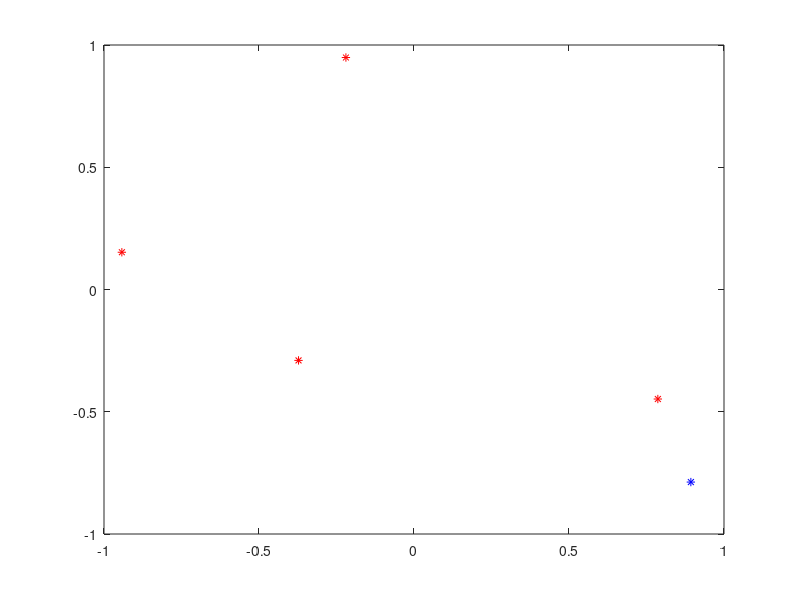

This figure's MATLAB source:
%Exercise02_MatlabBasics_10_MonteCarlo
clear
clc
% Using the MonteCarlo method to determine the value of pi
% A method based on random numbers

% Area of a circle of radius r is simply pi
% Create N random points, every N has a random x and y coordinate

% Only consider random points where coordinates are in range of [-1, 1]
% inside a square

N = input('Input number of N: ')
% Generate  values from the uniform distribution on the interval (a,b)

% N random points, x and y coordinates
r = -1 + (1-(-1)).*rand(N,2);

% To compute pi, multiply area of square with number of points inside the
% circle, divided by overall number of points
% Points are in the circle x^2 + y^2 < 1

x = r(:,1);
y = r(:,2);

% Number of points inside the circle
Ni = 0;

for i=1:N
    if x(i).^2 + y(i).^2 < 1
        Ni = Ni + 1;
        plot(x(i),y(i),'r*')
        hold on
    else
        plot(x(i),y(i),'b*')
    end
end

% Area of circle, 2 * 2 = 4
pi = Ni/N*4;
fprintf('The value of pi is %f\n',pi);

